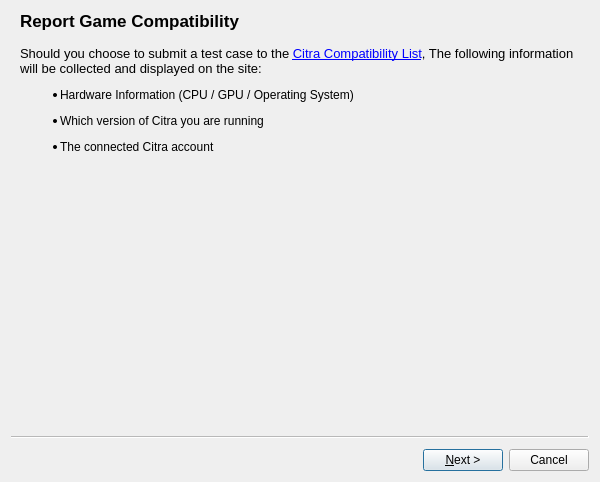
<?xml version="1.0" encoding="UTF-8"?>
<ui version="4.0">
 <class>CompatDB</class>
 <widget class="QWizard" name="CompatDB">
  <property name="geometry">
   <rect>
    <x>0</x>
    <y>0</y>
    <width>600</width>
    <height>482</height>
   </rect>
  </property>
  <property name="minimumSize">
   <size>
    <width>500</width>
    <height>410</height>
   </size>
  </property>
  <property name="windowTitle">
   <string>Report Compatibility</string>
  </property>
  <property name="options">
   <set>QWizard::DisabledBackButtonOnLastPage|QWizard::HelpButtonOnRight|QWizard::NoBackButtonOnStartPage</set>
  </property>
  <widget class="QWizardPage" name="wizard_Info">
   <property name="title">
    <string>Report Game Compatibility</string>
   </property>
   <attribute name="pageId">
    <string notr="true">0</string>
   </attribute>
   <layout class="QVBoxLayout" name="verticalLayout">
    <item>
     <widget class="QLabel" name="lbl_Spiel">
      <property name="text">
       <string>&lt;html&gt;&lt;head/&gt;&lt;body&gt;&lt;p&gt;&lt;span style=&quot; font-size:10pt;&quot;&gt;Should you choose to submit a test case to the &lt;/span&gt;&lt;a href=&quot;https://citra-emu.org/game/&quot;&gt;&lt;span style=&quot; font-size:10pt; text-decoration: underline; color:#0000ff;&quot;&gt;Citra Compatibility List&lt;/span&gt;&lt;/a&gt;&lt;span style=&quot; font-size:10pt;&quot;&gt;, The following information will be collected and displayed on the site:&lt;/span&gt;&lt;/p&gt;&lt;ul style=&quot;margin-top: 0px; margin-bottom: 0px; margin-left: 0px; margin-right: 0px; -qt-list-indent: 1;&quot;&gt;&lt;li style=&quot; margin-top:12px; margin-bottom:12px; margin-left:0px; margin-right:0px; -qt-block-indent:0; text-indent:0px;&quot;&gt;Hardware Information (CPU / GPU / Operating System)&lt;/li&gt;&lt;li style=&quot; margin-top:12px; margin-bottom:12px; margin-left:0px; margin-right:0px; -qt-block-indent:0; text-indent:0px;&quot;&gt;Which version of Citra you are running&lt;/li&gt;&lt;li style=&quot; margin-top:12px; margin-bottom:12px; margin-left:0px; margin-right:0px; -qt-block-indent:0; text-indent:0px;&quot;&gt;The connected Citra account&lt;/li&gt;&lt;/ul&gt;&lt;/body&gt;&lt;/html&gt;</string>
      </property>
      <property name="wordWrap">
       <bool>true</bool>
      </property>
      <property name="openExternalLinks">
       <bool>true</bool>
      </property>
     </widget>
    </item>
    <item>
     <spacer name="verticalSpacer_2">
      <property name="orientation">
       <enum>Qt::Vertical</enum>
      </property>
      <property name="sizeHint" stdset="0">
       <size>
        <width>20</width>
        <height>0</height>
       </size>
      </property>
     </spacer>
    </item>
   </layout>
  </widget>
  <widget class="QWizardPage" name="wizard_Report">
   <property name="title">
    <string>Report Game Compatibility</string>
   </property>
   <attribute name="pageId">
    <string notr="true">1</string>
   </attribute>
   <layout class="QFormLayout" name="formLayout">
    <item row="2" column="0">
     <widget class="QRadioButton" name="radioButton_Perfect">
      <property name="text">
       <string>Perfect</string>
      </property>
     </widget>
    </item>
    <item row="2" column="1">
     <widget class="QLabel" name="lbl_Perfect">
      <property name="text">
       <string>&lt;html&gt;&lt;head/&gt;&lt;body&gt;&lt;p&gt;Game functions flawlessly with no audio or graphical glitches.&lt;/p&gt;&lt;/body&gt;&lt;/html&gt;</string>
      </property>
      <property name="wordWrap">
       <bool>true</bool>
      </property>
     </widget>
    </item>
    <item row="4" column="0">
     <widget class="QRadioButton" name="radioButton_Great">
      <property name="text">
       <string>Great</string>
      </property>
     </widget>
    </item>
    <item row="4" column="1">
     <widget class="QLabel" name="lbl_Great">
      <property name="text">
       <string>&lt;html&gt;&lt;head/&gt;&lt;body&gt;&lt;p&gt;Game functions with minor graphical or audio glitches and is playable from start to finish. May require some workarounds.&lt;/p&gt;&lt;/body&gt;&lt;/html&gt;</string>
      </property>
      <property name="wordWrap">
       <bool>true</bool>
      </property>
     </widget>
    </item>
    <item row="5" column="0">
     <widget class="QRadioButton" name="radioButton_Okay">
      <property name="text">
       <string>Okay</string>
      </property>
     </widget>
    </item>
    <item row="5" column="1">
     <widget class="QLabel" name="lbl_Okay">
      <property name="text">
       <string>&lt;html&gt;&lt;head/&gt;&lt;body&gt;&lt;p&gt;Game functions with major graphical or audio glitches, but game is playable from start to finish with workarounds.&lt;/p&gt;&lt;/body&gt;&lt;/html&gt;</string>
      </property>
      <property name="wordWrap">
       <bool>true</bool>
      </property>
     </widget>
    </item>
    <item row="6" column="0">
     <widget class="QRadioButton" name="radioButton_Bad">
      <property name="text">
       <string>Bad</string>
      </property>
     </widget>
    </item>
    <item row="6" column="1">
     <widget class="QLabel" name="lbl_Bad">
      <property name="text">
       <string>&lt;html&gt;&lt;head/&gt;&lt;body&gt;&lt;p&gt;Game functions, but with major graphical or audio glitches. Unable to progress in specific areas due to glitches even with workarounds.&lt;/p&gt;&lt;/body&gt;&lt;/html&gt;</string>
      </property>
      <property name="wordWrap">
       <bool>true</bool>
      </property>
     </widget>
    </item>
    <item row="7" column="0">
     <widget class="QRadioButton" name="radioButton_IntroMenu">
      <property name="text">
       <string>Intro/Menu</string>
      </property>
     </widget>
    </item>
    <item row="7" column="1">
     <widget class="QLabel" name="lbl_IntroMenu">
      <property name="text">
       <string>&lt;html&gt;&lt;head/&gt;&lt;body&gt;&lt;p&gt;Game is completely unplayable due to major graphical or audio glitches. Unable to progress past the Start Screen.&lt;/p&gt;&lt;/body&gt;&lt;/html&gt;</string>
      </property>
      <property name="wordWrap">
       <bool>true</bool>
      </property>
     </widget>
    </item>
    <item row="8" column="0">
     <widget class="QRadioButton" name="radioButton_WontBoot">
      <property name="text">
       <string>Won't Boot</string>
      </property>
      <property name="checkable">
       <bool>true</bool>
      </property>
      <property name="checked">
       <bool>false</bool>
      </property>
     </widget>
    </item>
    <item row="8" column="1">
     <widget class="QLabel" name="lbl_WontBoot">
      <property name="text">
       <string>&lt;html&gt;&lt;head/&gt;&lt;body&gt;&lt;p&gt;The game crashes when attempting to startup.&lt;/p&gt;&lt;/body&gt;&lt;/html&gt;</string>
      </property>
     </widget>
    </item>
    <item row="0" column="0" colspan="2">
     <widget class="QLabel" name="lbl_Independent">
      <property name="font">
       <font>
        <pointsize>10</pointsize>
       </font>
      </property>
      <property name="text">
       <string>&lt;html&gt;&lt;head/&gt;&lt;body&gt;&lt;p&gt;Independent of speed or performance, how well does this game play from start to finish on this version of Citra?&lt;/p&gt;&lt;/body&gt;&lt;/html&gt;</string>
      </property>
      <property name="wordWrap">
       <bool>true</bool>
      </property>
     </widget>
    </item>
    <item row="1" column="0" colspan="2">
     <spacer name="verticalSpacer">
      <property name="orientation">
       <enum>Qt::Vertical</enum>
      </property>
      <property name="sizeHint" stdset="0">
       <size>
        <width>20</width>
        <height>0</height>
       </size>
      </property>
     </spacer>
    </item>
   </layout>
  </widget>
  <widget class="QWizardPage" name="wizard_ThankYou">
   <property name="title">
    <string>Thank you for your submission!</string>
   </property>
   <attribute name="pageId">
    <string notr="true">2</string>
   </attribute>
  </widget>
 </widget>
 <resources/>
 <connections/>
</ui>
